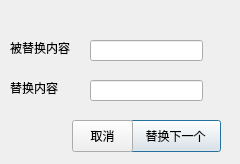
<?xml version="1.0" encoding="UTF-8"?>
<ui version="4.0">
 <class>d_replace</class>
 <widget class="QDialog" name="d_replace">
  <property name="geometry">
   <rect>
    <x>0</x>
    <y>0</y>
    <width>240</width>
    <height>164</height>
   </rect>
  </property>
  <property name="windowTitle">
   <string>Dialog</string>
  </property>
  <widget class="QLineEdit" name="lineEdit">
   <property name="geometry">
    <rect>
     <x>90</x>
     <y>40</y>
     <width>113</width>
     <height>21</height>
    </rect>
   </property>
  </widget>
  <widget class="QLineEdit" name="lineEdit_2">
   <property name="geometry">
    <rect>
     <x>90</x>
     <y>80</y>
     <width>113</width>
     <height>21</height>
    </rect>
   </property>
  </widget>
  <widget class="QLabel" name="label">
   <property name="geometry">
    <rect>
     <x>10</x>
     <y>40</y>
     <width>71</width>
     <height>16</height>
    </rect>
   </property>
   <property name="text">
    <string>被替换内容</string>
   </property>
  </widget>
  <widget class="QLabel" name="label_2">
   <property name="geometry">
    <rect>
     <x>10</x>
     <y>80</y>
     <width>60</width>
     <height>16</height>
    </rect>
   </property>
   <property name="text">
    <string>替换内容</string>
   </property>
  </widget>
  <widget class="QPushButton" name="pushButton">
   <property name="geometry">
    <rect>
     <x>130</x>
     <y>120</y>
     <width>91</width>
     <height>32</height>
    </rect>
   </property>
   <property name="text">
    <string>替换下一个</string>
   </property>
  </widget>
  <widget class="QPushButton" name="pushButton_2">
   <property name="geometry">
    <rect>
     <x>72</x>
     <y>120</y>
     <width>61</width>
     <height>32</height>
    </rect>
   </property>
   <property name="text">
    <string>取消</string>
   </property>
  </widget>
 </widget>
 <resources/>
 <connections/>
</ui>
